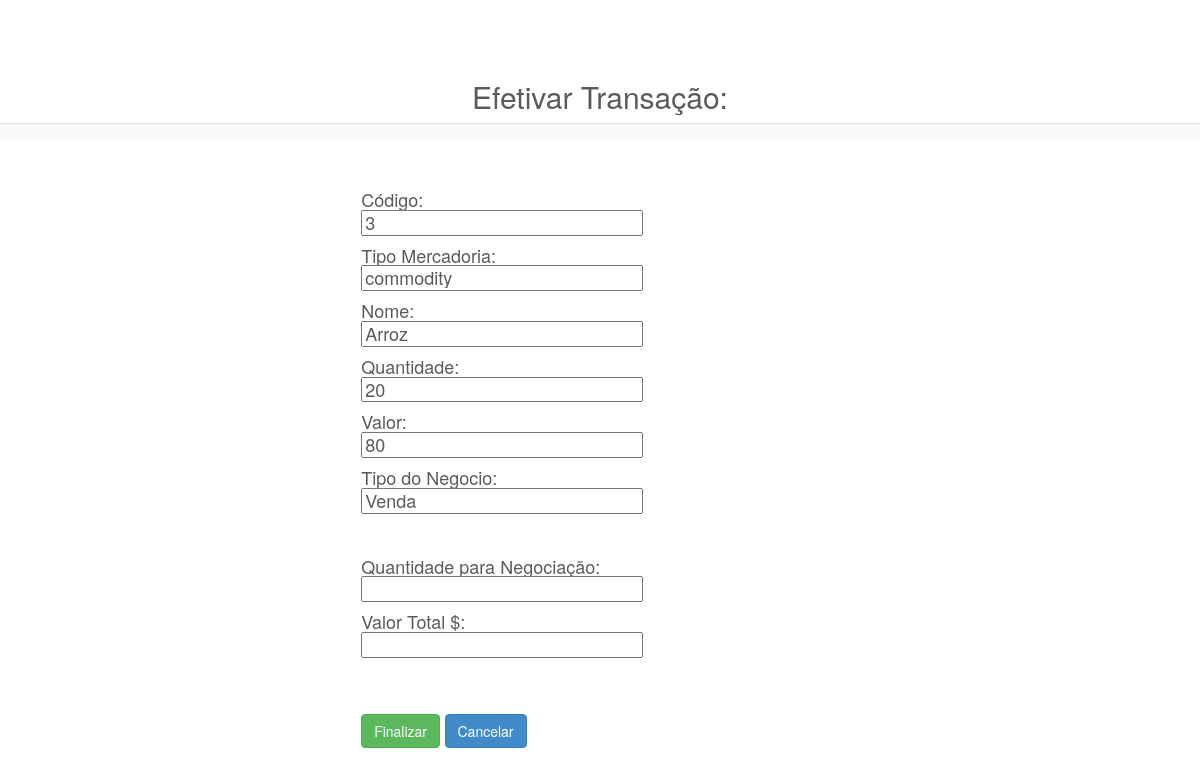
Page /form_editar.php?cod_merc=3 on the committed database.
### tables this page shows
CREATE TABLE `mercadoria` (
  `cod_merc` int(50) NOT NULL AUTO_INCREMENT,
  `tipo_merc` tinytext NOT NULL,
  `nome` tinytext NOT NULL,
  `quant` int(50) NOT NULL,
  `preco` float NOT NULL,
  `tipo_neg` tinyint(1) NOT NULL,
  PRIMARY KEY (`cod_merc`)
);

### form_editar.php (the view, shortened to what this page needs)
<html>
  <head>
    <link href="css/bootstrap.min.css" rel="stylesheet">
    <link href="css/styles.css" rel="stylesheet">
      </head>
        <body>
             <?php
             include("conexao.php");
             $cod_merc = $_GET["cod_merc"];
             $sql = "SELECT * FROM mercadoria where cod_merc ='$cod_merc' ";
             $retorno = mysql_query($sql, $conexao)or die("Falha na criacao da DATABASE");
             $row = mysql_fetch_assoc($retorno);
             if($row["tipo_neg"]==1){
                           $row["tipo_neg"]="Venda";
                    }else $row["tipo_neg"]="Compra";
             ?>
          <div align = "center">
            <br><br><br>
           <TABLE class="table table-striped" > <h2 >Efetivar Transação:</h2>
            <td width = "42%"></td></TABLE>
            <TABLE>
            <br>
          <center>
          <td width = "1%"></td>
          <TD  width = "57%" align ="left">
          <form method = "POST" action = "" name="cadastro">
          <h4>Código:<br>
          <input type = "hiddem"  size ="25" name = "cod_merc" id="cod_merc" readonly="readonly" value="<?php echo $row["cod_merc"];?>" ><br></h4>
          <h4>Tipo Mercadoria:<br><input type = "text"  size ="25" name = "tipo_merc" readonly="readonly" value="<?php echo $row["tipo_merc"];?>"><br>
          <h4>Nome:<br><input type = "text" size ="25" name = "nome" readonly="readonly" value="<?php echo $row["nome"];?>"><br></h4>
          <h4>Quantidade:<br><input type = "int" size ="25" name = "quant" id="quant"readonly="readonly" value="<?php echo $row["quant"];?>"><br></h4>
          <h4>Valor:<br><input type = "text" size ="25" name = "preco" readonly="readonly" id="preco" value=<?php echo $row["preco"];?>><br></h4>
          <h4>Tipo do Negocio:<br><input type = "text" size ="25" name = "tipo_neg" readonly="readonly" id="tipo_neg" value="<?php echo $row["tipo_neg"];?>"><br></h4><br>
          <h4>Quantidade para Negociação:<br><input type = "text" size ="25" name = "quantNeg" id="quantNeg" onchange = "verificaQuant();" value="">
          <h4>Valor Total $:<br> <input type ="text" size ="25" readonly="readonly" name="valorTotal" id="valorTotal" value ="" ><br></h4>
            <br><br>
            <input type="submit" value="Finalizar" class="btn btn-success" id ="button" onclick="validar();">
            <input type="button" value="Cancelar" class="btn btn-primary" onclick="window.open('index.php', '_parent');" />
            <br><br><br><br>
            </form>
            </TD>
            </center>
            </TABLE>
          </div>
        </body>
    </html>

### css/styles.css (style rules this page uses)
body { padding-bottom: 40px; color: #5a5a5a; }

### rows in the picture
mercadoria: cod_merc "3", tipo_merc "commodity", nome "Arroz", quant "20", preco "80"
